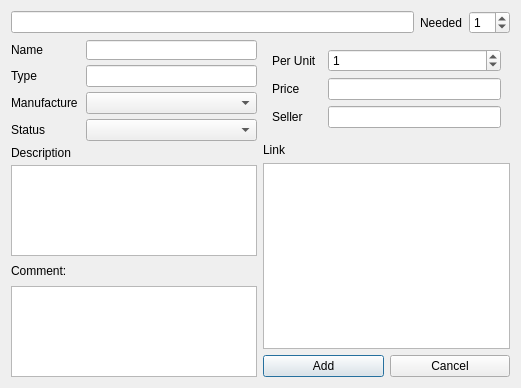
<?xml version="1.0" encoding="UTF-8"?>
<ui version="4.0">
 <class>uiComponentsEditor</class>
 <widget class="QWidget" name="uiComponentsEditor">
  <property name="geometry">
   <rect>
    <x>0</x>
    <y>0</y>
    <width>521</width>
    <height>388</height>
   </rect>
  </property>
  <property name="windowTitle">
   <string>Components Editor</string>
  </property>
  <layout class="QVBoxLayout" name="verticalLayout_5">
   <item>
    <layout class="QHBoxLayout" name="horizontalLayout_2">
     <property name="topMargin">
      <number>0</number>
     </property>
     <item>
      <widget class="QLineEdit" name="uiNumberID">
       <property name="minimumSize">
        <size>
         <width>80</width>
         <height>0</height>
        </size>
       </property>
       <property name="alignment">
        <set>Qt::AlignCenter</set>
       </property>
       <property name="readOnly">
        <bool>true</bool>
       </property>
      </widget>
     </item>
     <item>
      <widget class="QLabel" name="uiQuantityNeededLabel">
       <property name="text">
        <string>Needed</string>
       </property>
      </widget>
     </item>
     <item>
      <widget class="QSpinBox" name="uiQuantityNeeded">
       <property name="value">
        <number>1</number>
       </property>
      </widget>
     </item>
    </layout>
   </item>
   <item>
    <layout class="QHBoxLayout" name="horizontalLayout">
     <item>
      <widget class="QWidget" name="widget" native="true">
       <layout class="QVBoxLayout" name="verticalLayout">
        <property name="spacing">
         <number>5</number>
        </property>
        <property name="leftMargin">
         <number>0</number>
        </property>
        <property name="topMargin">
         <number>0</number>
        </property>
        <property name="rightMargin">
         <number>0</number>
        </property>
        <property name="bottomMargin">
         <number>0</number>
        </property>
        <item>
         <widget class="QWidget" name="manufactureContainer" native="true">
          <layout class="QFormLayout" name="formLayout">
           <property name="horizontalSpacing">
            <number>5</number>
           </property>
           <property name="verticalSpacing">
            <number>5</number>
           </property>
           <property name="leftMargin">
            <number>0</number>
           </property>
           <property name="topMargin">
            <number>0</number>
           </property>
           <property name="rightMargin">
            <number>0</number>
           </property>
           <property name="bottomMargin">
            <number>0</number>
           </property>
           <item row="0" column="0">
            <widget class="QLabel" name="uiNameLabel">
             <property name="minimumSize">
              <size>
               <width>50</width>
               <height>20</height>
              </size>
             </property>
             <property name="text">
              <string>Name</string>
             </property>
            </widget>
           </item>
           <item row="0" column="1">
            <widget class="QLineEdit" name="uiName">
             <property name="minimumSize">
              <size>
               <width>170</width>
               <height>20</height>
              </size>
             </property>
            </widget>
           </item>
           <item row="1" column="0">
            <widget class="QLabel" name="uiTypeLabel">
             <property name="minimumSize">
              <size>
               <width>70</width>
               <height>20</height>
              </size>
             </property>
             <property name="text">
              <string>Type</string>
             </property>
             <property name="alignment">
              <set>Qt::AlignLeading|Qt::AlignLeft|Qt::AlignVCenter</set>
             </property>
            </widget>
           </item>
           <item row="2" column="0">
            <widget class="QLabel" name="uiManufactureLabel">
             <property name="minimumSize">
              <size>
               <width>70</width>
               <height>20</height>
              </size>
             </property>
             <property name="text">
              <string>Manufacture</string>
             </property>
             <property name="alignment">
              <set>Qt::AlignLeading|Qt::AlignLeft|Qt::AlignVCenter</set>
             </property>
            </widget>
           </item>
           <item row="2" column="1">
            <widget class="QComboBox" name="uiManufacture">
             <property name="editable">
              <bool>false</bool>
             </property>
            </widget>
           </item>
           <item row="3" column="0">
            <widget class="QLabel" name="uiStatusLabel">
             <property name="minimumSize">
              <size>
               <width>70</width>
               <height>20</height>
              </size>
             </property>
             <property name="text">
              <string>Status</string>
             </property>
             <property name="alignment">
              <set>Qt::AlignLeading|Qt::AlignLeft|Qt::AlignVCenter</set>
             </property>
            </widget>
           </item>
           <item row="3" column="1">
            <widget class="QComboBox" name="uiStatus">
             <property name="editable">
              <bool>false</bool>
             </property>
            </widget>
           </item>
           <item row="1" column="1">
            <widget class="QLineEdit" name="uiType">
             <property name="readOnly">
              <bool>true</bool>
             </property>
            </widget>
           </item>
          </layout>
         </widget>
        </item>
        <item>
         <widget class="QLabel" name="uiDescriptionLabel">
          <property name="text">
           <string>Description</string>
          </property>
         </widget>
        </item>
        <item>
         <widget class="QPlainTextEdit" name="uiDescription">
          <property name="sizePolicy">
           <sizepolicy hsizetype="Preferred" vsizetype="Preferred">
            <horstretch>0</horstretch>
            <verstretch>0</verstretch>
           </sizepolicy>
          </property>
          <property name="minimumSize">
           <size>
            <width>0</width>
            <height>50</height>
           </size>
          </property>
         </widget>
        </item>
        <item>
         <widget class="QLabel" name="uiCommentLabel">
          <property name="minimumSize">
           <size>
            <width>50</width>
            <height>20</height>
           </size>
          </property>
          <property name="text">
           <string>Comment:</string>
          </property>
         </widget>
        </item>
        <item>
         <widget class="QPlainTextEdit" name="uiComment">
          <property name="sizePolicy">
           <sizepolicy hsizetype="Preferred" vsizetype="Preferred">
            <horstretch>0</horstretch>
            <verstretch>0</verstretch>
           </sizepolicy>
          </property>
          <property name="minimumSize">
           <size>
            <width>0</width>
            <height>50</height>
           </size>
          </property>
         </widget>
        </item>
       </layout>
      </widget>
     </item>
     <item>
      <layout class="QVBoxLayout" name="verticalLayout_3">
       <item>
        <widget class="QWidget" name="uiQnPContainer" native="true">
         <layout class="QVBoxLayout" name="uiBuyingDetailsContainer">
          <property name="leftMargin">
           <number>0</number>
          </property>
          <property name="topMargin">
           <number>0</number>
          </property>
          <property name="rightMargin">
           <number>0</number>
          </property>
          <property name="bottomMargin">
           <number>0</number>
          </property>
          <item>
           <widget class="QWidget" name="formLayout_2" native="true">
            <layout class="QFormLayout" name="uiQuantityAndPriceContainer">
             <item row="1" column="0">
              <widget class="QLabel" name="uiQuantityUnitLabel">
               <property name="text">
                <string>Per Unit</string>
               </property>
              </widget>
             </item>
             <item row="1" column="1">
              <widget class="QSpinBox" name="uiQuantityUnit">
               <property name="value">
                <number>1</number>
               </property>
              </widget>
             </item>
             <item row="2" column="0">
              <widget class="QLabel" name="uiPriceUnitLabel">
               <property name="text">
                <string>Price</string>
               </property>
              </widget>
             </item>
             <item row="2" column="1">
              <widget class="QLineEdit" name="uiPriceUnit"/>
             </item>
             <item row="3" column="0">
              <widget class="QLabel" name="uiSellerLabel">
               <property name="minimumSize">
                <size>
                 <width>50</width>
                 <height>20</height>
                </size>
               </property>
               <property name="text">
                <string>Seller</string>
               </property>
              </widget>
             </item>
             <item row="3" column="1">
              <widget class="QLineEdit" name="uiSeller"/>
             </item>
            </layout>
           </widget>
          </item>
          <item>
           <widget class="QLabel" name="uiLinkLabel">
            <property name="text">
             <string>Link</string>
            </property>
           </widget>
          </item>
          <item>
           <widget class="QPlainTextEdit" name="uiLink">
            <property name="sizePolicy">
             <sizepolicy hsizetype="Preferred" vsizetype="Preferred">
              <horstretch>0</horstretch>
              <verstretch>0</verstretch>
             </sizepolicy>
            </property>
            <property name="minimumSize">
             <size>
              <width>0</width>
              <height>50</height>
             </size>
            </property>
           </widget>
          </item>
         </layout>
        </widget>
       </item>
       <item>
        <layout class="QHBoxLayout" name="uiExitButtonsContainer">
         <item>
          <widget class="QPushButton" name="uiSubmitButton">
           <property name="text">
            <string>Add</string>
           </property>
           <property name="shortcut">
            <string>Return</string>
           </property>
           <property name="autoDefault">
            <bool>false</bool>
           </property>
           <property name="default">
            <bool>true</bool>
           </property>
          </widget>
         </item>
         <item>
          <widget class="QPushButton" name="uiCancelButton">
           <property name="text">
            <string>Cancel</string>
           </property>
           <property name="shortcut">
            <string>Esc</string>
           </property>
          </widget>
         </item>
        </layout>
       </item>
      </layout>
     </item>
    </layout>
   </item>
  </layout>
 </widget>
 <resources/>
 <connections/>
</ui>
